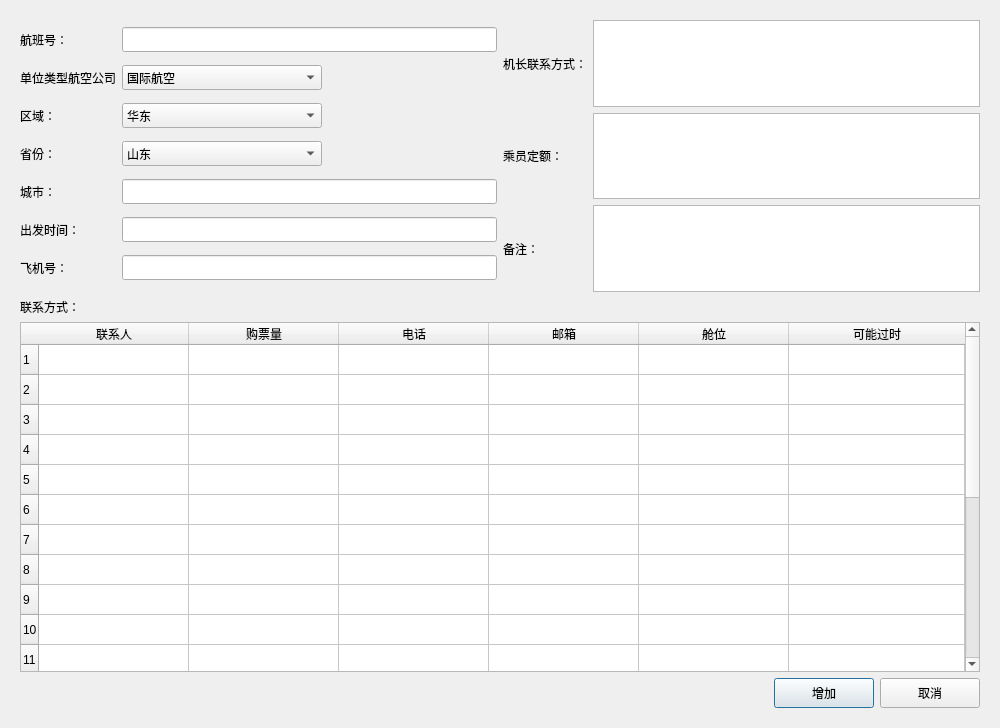
<?xml version="1.0" encoding="UTF-8"?>
<ui version="4.0">
 <class>userticket</class>
 <widget class="QDialog" name="userticket">
  <property name="geometry">
   <rect>
    <x>0</x>
    <y>0</y>
    <width>1000</width>
    <height>728</height>
   </rect>
  </property>
  <property name="windowTitle">
   <string>编辑航班信息</string>
  </property>
  <layout class="QVBoxLayout" name="verticalLayout">
   <property name="spacing">
    <number>6</number>
   </property>
   <property name="leftMargin">
    <number>20</number>
   </property>
   <property name="topMargin">
    <number>20</number>
   </property>
   <property name="rightMargin">
    <number>20</number>
   </property>
   <property name="bottomMargin">
    <number>20</number>
   </property>
   <item>
    <layout class="QHBoxLayout" name="horizontalLayout_2">
     <item>
      <layout class="QGridLayout" name="gridLayout_2">
       <item row="0" column="0">
        <widget class="QLabel" name="label_6">
         <property name="text">
          <string>航班号：</string>
         </property>
        </widget>
       </item>
       <item row="0" column="1">
        <widget class="QLineEdit" name="edit1">
         <property name="minimumSize">
          <size>
           <width>0</width>
           <height>25</height>
          </size>
         </property>
         <property name="maximumSize">
          <size>
           <width>400</width>
           <height>16777215</height>
          </size>
         </property>
        </widget>
       </item>
       <item row="1" column="0">
        <widget class="QLabel" name="label_7">
         <property name="text">
          <string>单位类型航空公司</string>
         </property>
        </widget>
       </item>
       <item row="1" column="1">
        <widget class="QComboBox" name="combo1">
         <property name="minimumSize">
          <size>
           <width>0</width>
           <height>25</height>
          </size>
         </property>
         <property name="maximumSize">
          <size>
           <width>200</width>
           <height>16777215</height>
          </size>
         </property>
         <item>
          <property name="text">
           <string>国际航空</string>
          </property>
         </item>
         <item>
          <property name="text">
           <string>南方航空</string>
          </property>
         </item>
         <item>
          <property name="text">
           <string>海南航空</string>
          </property>
         </item>
         <item>
          <property name="text">
           <string>长沙航空</string>
          </property>
         </item>
         <item>
          <property name="text">
           <string>深圳航空</string>
          </property>
         </item>
         <item>
          <property name="text">
           <string>东方航空</string>
          </property>
         </item>
         <item>
          <property name="text">
           <string>厦门航空</string>
          </property>
         </item>
         <item>
          <property name="text">
           <string>四川航空</string>
          </property>
         </item>
        </widget>
       </item>
       <item row="2" column="0">
        <widget class="QLabel" name="label">
         <property name="text">
          <string>区域：</string>
         </property>
        </widget>
       </item>
       <item row="2" column="1">
        <widget class="QComboBox" name="combo2">
         <property name="minimumSize">
          <size>
           <width>0</width>
           <height>25</height>
          </size>
         </property>
         <property name="maximumSize">
          <size>
           <width>200</width>
           <height>16777215</height>
          </size>
         </property>
         <item>
          <property name="text">
           <string>华东</string>
          </property>
         </item>
         <item>
          <property name="text">
           <string>华南</string>
          </property>
         </item>
         <item>
          <property name="text">
           <string>华中</string>
          </property>
         </item>
         <item>
          <property name="text">
           <string>华北</string>
          </property>
         </item>
         <item>
          <property name="text">
           <string>其他</string>
          </property>
         </item>
         <item>
          <property name="text">
           <string>外</string>
          </property>
         </item>
        </widget>
       </item>
       <item row="3" column="0">
        <widget class="QLabel" name="label_2">
         <property name="text">
          <string>省份：</string>
         </property>
        </widget>
       </item>
       <item row="3" column="1">
        <widget class="QComboBox" name="combo3">
         <property name="minimumSize">
          <size>
           <width>0</width>
           <height>25</height>
          </size>
         </property>
         <property name="maximumSize">
          <size>
           <width>200</width>
           <height>16777215</height>
          </size>
         </property>
         <item>
          <property name="text">
           <string>山东</string>
          </property>
         </item>
         <item>
          <property name="text">
           <string>浙江</string>
          </property>
         </item>
         <item>
          <property name="text">
           <string>江苏</string>
          </property>
         </item>
         <item>
          <property name="text">
           <string>安徽</string>
          </property>
         </item>
         <item>
          <property name="text">
           <string>上海</string>
          </property>
         </item>
         <item>
          <property name="text">
           <string>福建</string>
          </property>
         </item>
         <item>
          <property name="text">
           <string>湖北</string>
          </property>
         </item>
         <item>
          <property name="text">
           <string>湖南</string>
          </property>
         </item>
         <item>
          <property name="text">
           <string>河南</string>
          </property>
         </item>
         <item>
          <property name="text">
           <string>江西</string>
          </property>
         </item>
         <item>
          <property name="text">
           <string>北京</string>
          </property>
         </item>
         <item>
          <property name="text">
           <string>天津</string>
          </property>
         </item>
         <item>
          <property name="text">
           <string>河北</string>
          </property>
         </item>
         <item>
          <property name="text">
           <string>山西</string>
          </property>
         </item>
         <item>
          <property name="text">
           <string>内蒙</string>
          </property>
         </item>
         <item>
          <property name="text">
           <string>广东</string>
          </property>
         </item>
         <item>
          <property name="text">
           <string>广西</string>
          </property>
         </item>
         <item>
          <property name="text">
           <string>海南</string>
          </property>
         </item>
         <item>
          <property name="text">
           <string>宁夏</string>
          </property>
         </item>
         <item>
          <property name="text">
           <string>新疆</string>
          </property>
         </item>
         <item>
          <property name="text">
           <string>青海</string>
          </property>
         </item>
         <item>
          <property name="text">
           <string>陕西</string>
          </property>
         </item>
         <item>
          <property name="text">
           <string>甘肃</string>
          </property>
         </item>
         <item>
          <property name="text">
           <string>四川</string>
          </property>
         </item>
         <item>
          <property name="text">
           <string>云南</string>
          </property>
         </item>
         <item>
          <property name="text">
           <string>贵州</string>
          </property>
         </item>
         <item>
          <property name="text">
           <string>西藏</string>
          </property>
         </item>
         <item>
          <property name="text">
           <string>重庆</string>
          </property>
         </item>
         <item>
          <property name="text">
           <string>辽宁</string>
          </property>
         </item>
         <item>
          <property name="text">
           <string>吉林</string>
          </property>
         </item>
         <item>
          <property name="text">
           <string>黑龙江</string>
          </property>
         </item>
        </widget>
       </item>
       <item row="4" column="0">
        <widget class="QLabel" name="label_3">
         <property name="text">
          <string>城市：</string>
         </property>
        </widget>
       </item>
       <item row="4" column="1">
        <widget class="QLineEdit" name="edit2">
         <property name="minimumSize">
          <size>
           <width>0</width>
           <height>25</height>
          </size>
         </property>
         <property name="maximumSize">
          <size>
           <width>400</width>
           <height>16777215</height>
          </size>
         </property>
        </widget>
       </item>
       <item row="5" column="0">
        <widget class="QLabel" name="label_4">
         <property name="text">
          <string>出发时间：</string>
         </property>
        </widget>
       </item>
       <item row="5" column="1">
        <widget class="QLineEdit" name="edit3">
         <property name="minimumSize">
          <size>
           <width>0</width>
           <height>25</height>
          </size>
         </property>
         <property name="maximumSize">
          <size>
           <width>400</width>
           <height>16777215</height>
          </size>
         </property>
        </widget>
       </item>
       <item row="6" column="0">
        <widget class="QLabel" name="label_5">
         <property name="text">
          <string>飞机号：</string>
         </property>
        </widget>
       </item>
       <item row="6" column="1">
        <widget class="QLineEdit" name="edit4">
         <property name="minimumSize">
          <size>
           <width>0</width>
           <height>25</height>
          </size>
         </property>
         <property name="maximumSize">
          <size>
           <width>400</width>
           <height>16777215</height>
          </size>
         </property>
        </widget>
       </item>
      </layout>
     </item>
     <item>
      <layout class="QGridLayout" name="gridLayout">
       <item row="0" column="0">
        <widget class="QLabel" name="label_8">
         <property name="text">
          <string>机长联系方式：</string>
         </property>
        </widget>
       </item>
       <item row="0" column="1">
        <widget class="QTextEdit" name="textEdit"/>
       </item>
       <item row="1" column="0">
        <widget class="QLabel" name="label_10">
         <property name="text">
          <string>乘员定额：</string>
         </property>
        </widget>
       </item>
       <item row="1" column="1">
        <widget class="QTextEdit" name="textEdit2"/>
       </item>
       <item row="2" column="0">
        <widget class="QLabel" name="label_11">
         <property name="text">
          <string>备注：</string>
         </property>
        </widget>
       </item>
       <item row="2" column="1">
        <widget class="QTextEdit" name="textEdit3"/>
       </item>
      </layout>
     </item>
    </layout>
   </item>
   <item>
    <widget class="QLabel" name="label_9">
     <property name="text">
      <string>联系方式：</string>
     </property>
    </widget>
   </item>
   <item>
    <widget class="QTableWidget" name="tableWidget">
     <property name="minimumSize">
      <size>
       <width>0</width>
       <height>350</height>
      </size>
     </property>
     <attribute name="horizontalHeaderCascadingSectionResizes">
      <bool>false</bool>
     </attribute>
     <attribute name="horizontalHeaderDefaultSectionSize">
      <number>150</number>
     </attribute>
     <attribute name="horizontalHeaderMinimumSectionSize">
      <number>100</number>
     </attribute>
     <attribute name="horizontalHeaderStretchLastSection">
      <bool>true</bool>
     </attribute>
     <row>
      <property name="text">
       <string>1</string>
      </property>
     </row>
     <row>
      <property name="text">
       <string>2</string>
      </property>
     </row>
     <row>
      <property name="text">
       <string>3</string>
      </property>
     </row>
     <row>
      <property name="text">
       <string>4</string>
      </property>
     </row>
     <row>
      <property name="text">
       <string>5</string>
      </property>
     </row>
     <row>
      <property name="text">
       <string>6</string>
      </property>
     </row>
     <row>
      <property name="text">
       <string>7</string>
      </property>
     </row>
     <row>
      <property name="text">
       <string>8</string>
      </property>
     </row>
     <row>
      <property name="text">
       <string>9</string>
      </property>
     </row>
     <row>
      <property name="text">
       <string>10</string>
      </property>
     </row>
     <row>
      <property name="text">
       <string>11</string>
      </property>
     </row>
     <row>
      <property name="text">
       <string>12</string>
      </property>
     </row>
     <row>
      <property name="text">
       <string>13</string>
      </property>
     </row>
     <row>
      <property name="text">
       <string>14</string>
      </property>
     </row>
     <row>
      <property name="text">
       <string>15</string>
      </property>
     </row>
     <row>
      <property name="text">
       <string>16</string>
      </property>
     </row>
     <row>
      <property name="text">
       <string>17</string>
      </property>
     </row>
     <row>
      <property name="text">
       <string>18</string>
      </property>
     </row>
     <row>
      <property name="text">
       <string>19</string>
      </property>
     </row>
     <row>
      <property name="text">
       <string>20</string>
      </property>
     </row>
     <column>
      <property name="text">
       <string>联系人</string>
      </property>
     </column>
     <column>
      <property name="text">
       <string>购票量</string>
      </property>
     </column>
     <column>
      <property name="text">
       <string>电话</string>
      </property>
     </column>
     <column>
      <property name="text">
       <string>邮箱</string>
      </property>
     </column>
     <column>
      <property name="text">
       <string>舱位</string>
      </property>
     </column>
     <column>
      <property name="text">
       <string>可能过时</string>
      </property>
     </column>
    </widget>
   </item>
   <item>
    <layout class="QHBoxLayout" name="horizontalLayout">
     <item>
      <widget class="QLabel" name="labelTip">
       <property name="minimumSize">
        <size>
         <width>400</width>
         <height>0</height>
        </size>
       </property>
       <property name="text">
        <string/>
       </property>
      </widget>
     </item>
     <item>
      <spacer name="horizontalSpacer">
       <property name="orientation">
        <enum>Qt::Horizontal</enum>
       </property>
       <property name="sizeHint" stdset="0">
        <size>
         <width>40</width>
         <height>20</height>
        </size>
       </property>
      </spacer>
     </item>
     <item>
      <widget class="QPushButton" name="btnAdd">
       <property name="minimumSize">
        <size>
         <width>100</width>
         <height>30</height>
        </size>
       </property>
       <property name="text">
        <string>增加</string>
       </property>
      </widget>
     </item>
     <item>
      <widget class="QPushButton" name="btnCancel">
       <property name="minimumSize">
        <size>
         <width>100</width>
         <height>30</height>
        </size>
       </property>
       <property name="text">
        <string>取消</string>
       </property>
      </widget>
     </item>
    </layout>
   </item>
  </layout>
 </widget>
 <resources/>
 <connections/>
</ui>
